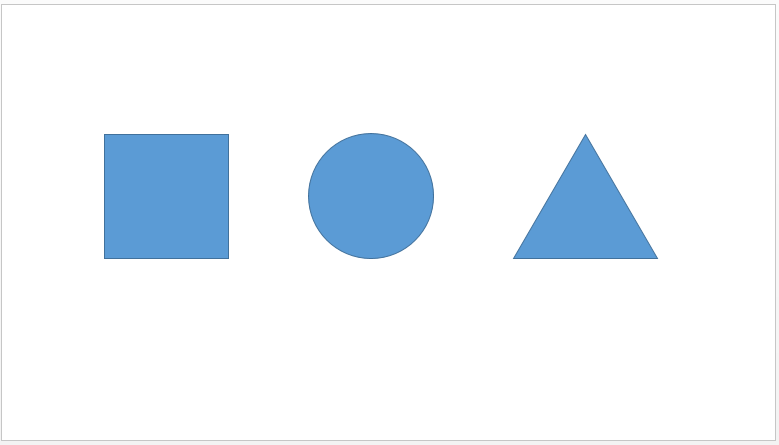
#> input picture image_data/opencv/shapes.png, 779 x 445 px
$ python 07_circles.py
#> lines starting #> are read from the running program, lines starting #| are printed output that depends on the picture; after the words box and inside, x2 and y2 are one past the last pixel; in counts of white or black regions, pixels touching at a corner belong together
import cv2
import os
import numpy as np

# 이미지 파일을 읽어온다.
path = os.path.abspath(os.path.dirname(__file__))
file_name = "shapes.png"
img_file = os.path.join(path, file_name)

img = cv2.imread(img_file)
#> img is the input picture: shape (445, 779, 3); mean B, G, R 249.7, 243.5, 236.7

# 이미지를 회색조로 변환
cimg = cv2.cvtColor(img, cv2.COLOR_BGR2GRAY)
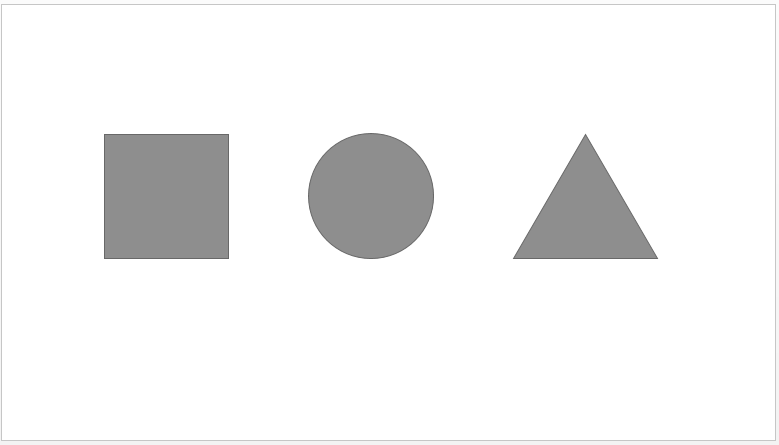
#> cimg: shape (445, 779); min 104, max 255, mean 242.1

# 동그라미 검출
circles = cv2.HoughCircles(cimg, cv2.HOUGH_GRADIENT, 1, 20, param1=50,param2=30,minRadius=0,maxRadius=0)
#> circles = [[370.5, 195.5, 63.3]]

# 소수점으로 된 동그라미 좌표를 정수로 변환
circles = np.int16(np.around(circles))
#> circles = [[370, 196, 63]]

# 검출된 동그라미 그리기
for i in circles[0, :]:
    cv2.circle(img, (i[0], i[1]), i[2], (0, 255, 0), 2)
#> this loop made 1 pass
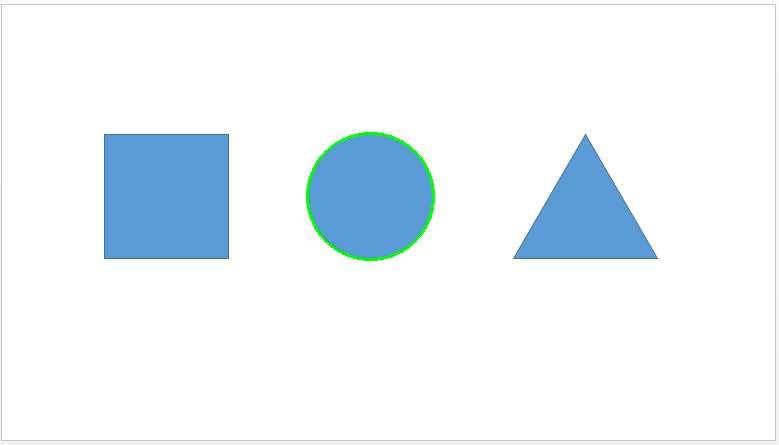
#> img: shape (445, 779, 3); 0.33% of pixels changed, all inside (x1, y1, x2, y2) = (306, 132, 435, 261)

# 결과 이미지 출력
cv2.imshow('detected circles', img)
cv2.waitKey(0)
cv2.destroyAllWindows()
